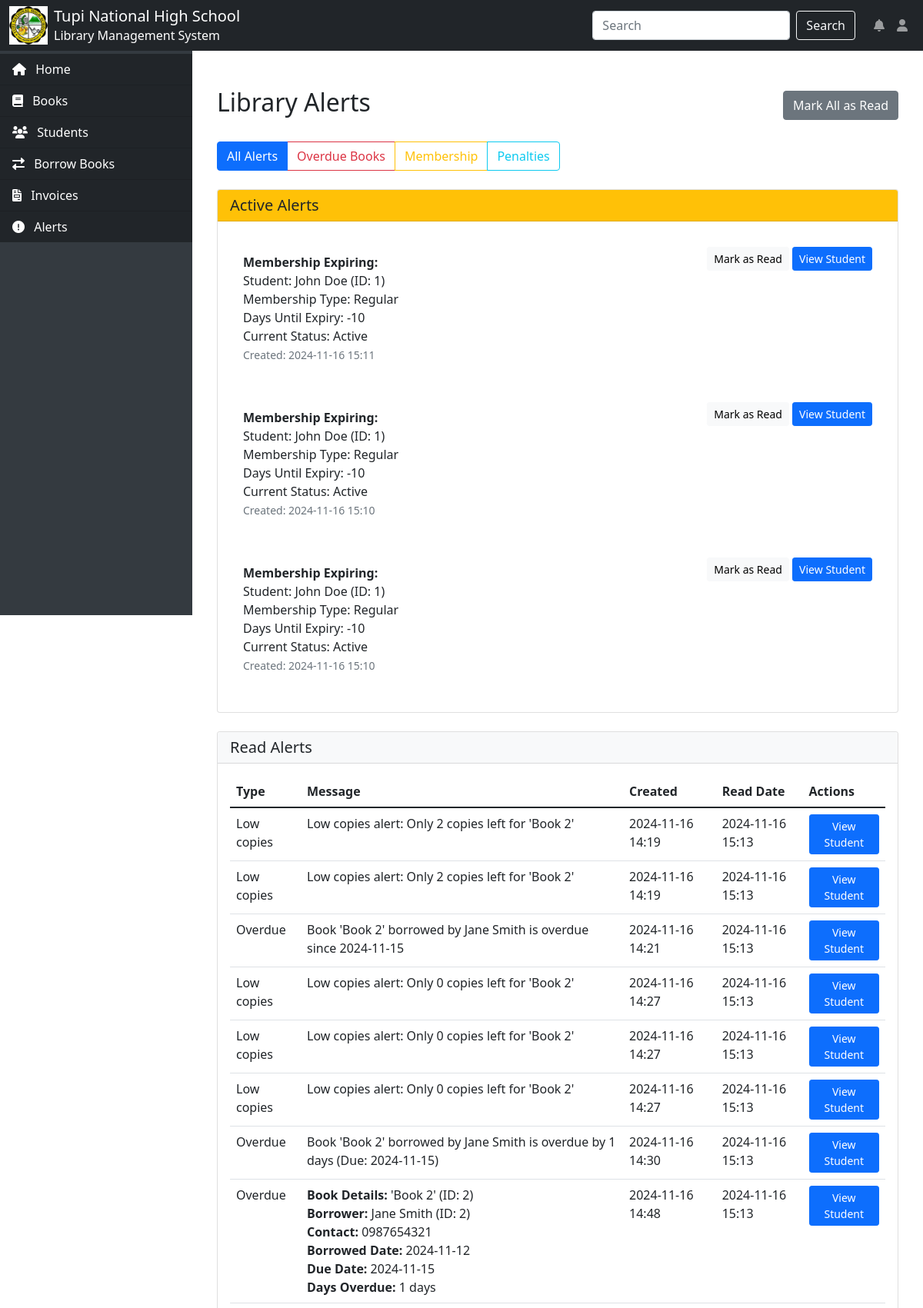
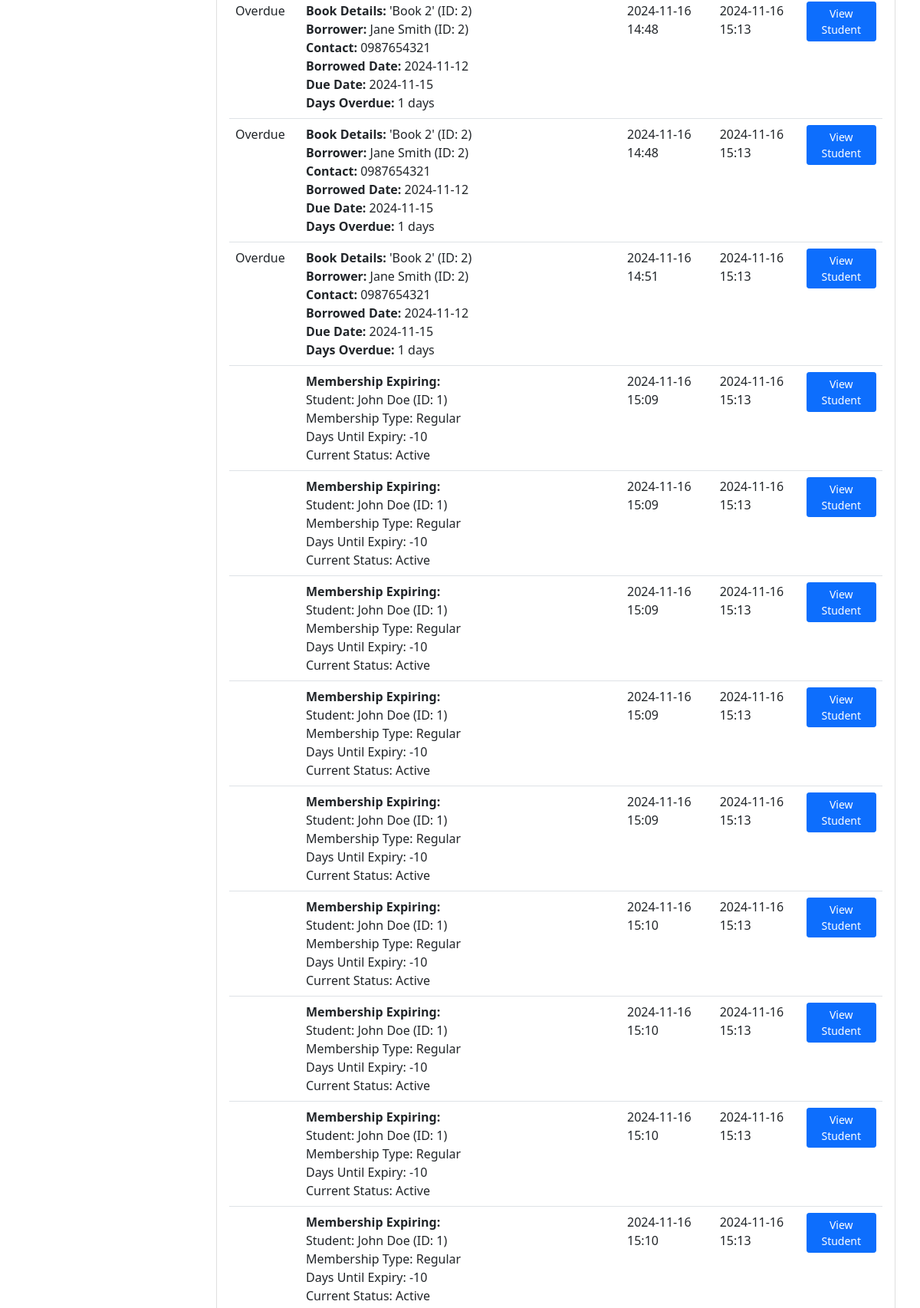
Screenshot of /alerts.php (upper part) with the database file from the repository (2 pictures, top to bottom).
### tables this page shows
CREATE TABLE `alerts` (
  `alert_id` int(11) NOT NULL,
  `alert_type` enum('overdue','due_soon','low_copies','system') NOT NULL,
  `message` text NOT NULL,
  `transaction_id` int(11) DEFAULT NULL,
  `reference_id` int(11) DEFAULT NULL,
  `status` enum('unread','read') DEFAULT 'unread',
  `priority` enum('high','medium','low') DEFAULT 'medium',
  `created_at` timestamp NOT NULL DEFAULT current_timestamp(),
  `borrower_id` int(11) DEFAULT NULL,
  `book_id` int(11) DEFAULT NULL,
  `updated_at` timestamp NOT NULL DEFAULT current_timestamp() ON UPDATE current_timestamp()
);

### alerts.php (the view, shortened to what this page needs)
<?php
include 'config.php';
include 'header.php';
?>
<div class="container mt-4">
    <div class="d-flex justify-content-between align-items-center mb-4">
        <h2>Library Alerts</h2>
        <div>
            <a href="?mark_all_read=1" class="btn btn-secondary">Mark All as Read</a>
        </div>
    </div>
    <div class="mb-4">
        <div class="btn-group">
            <button class="btn btn-outline-primary active" onclick="filterAlerts('all')">All Alerts</button>
            <button class="btn btn-outline-danger" onclick="filterAlerts('overdue')">Overdue Books</button>
            <button class="btn btn-outline-warning" onclick="filterAlerts('membership')">Membership</button>
            <button class="btn btn-outline-info" onclick="filterAlerts('penalties')">Penalties</button>
        </div>
    </div>
    <div class="card mb-4">
        <div class="card-header bg-warning">
            <h5 class="mb-0">Active Alerts</h5>
        </div>
        <div class="card-body">
            <?php
            $query = "SELECT
                        a.*,
                        s.first_name,
                        s.last_name,
                        s.contact_number,
                        s.membership_status,
                        s.membership_type,
                        s.membership_expiry,
                        b.title as book_title
                      FROM alerts a
                      LEFT JOIN students s ON a.borrower_id = s.student_id
                      LEFT JOIN books b ON a.book_id = b.book_id
                      WHERE a.status = 'unread'
                      ORDER BY a.priority DESC, a.created_at DESC";
            $result = mysqli_query($conn, $query);
            if (mysqli_num_rows($result) > 0) {
                while ($row = mysqli_fetch_assoc($result)) {
                    ?>
                    <div class="alert <?php echo $alert_class; ?> alert-item"
                         data-type="<?php echo $row['alert_type']; ?>"
                         id="alert-<?php echo $row['alert_id']; ?>">
                        <div class="d-flex justify-content-between">
                            <div>
                                <div class="alert-message">
                                    <?php echo $row['message']; ?>
                                </div>
                                <small class="text-muted">
                                    Created: <?php echo date('Y-m-d H:i', strtotime($row['created_at'])); ?>
                                </small>
                            </div>
                            <div>
                                <button onclick="markAsRead(<?php echo $row['alert_id']; ?>)"
                                        class="btn btn-sm btn-light">
                                    Mark as Read
                                </button>
                                <a href="students.php?id=<?php echo $row['borrower_id']; ?>"
                                   class="btn btn-sm btn-primary">
                                    View Student
                                </a>
                            </div>
                        </div>
                    </div>
                    <?php
                }
            } else {
                echo "<p class='text-center mb-0'>No active alerts</p>";
            }
            ?>
        </div>
    </div>
    <div class="card">
        <div class="card-header bg-light">
            <h5 class="mb-0">Read Alerts</h5>
        </div>
        <div class="card-body">
            <table class="table">
                <thead>
                    <tr>
                        <th>Type</th>
                        <th>Message</th>
                        <th>Created</th>
                        <th>Read Date</th>
                        <th>Actions</th>
                    </tr>
                </thead>
                <tbody id="read-alerts-table">
                    <?php
                    $read_query = "SELECT
                                    a.*,
                                    s.first_name,
                                    s.last_name
                                  FROM alerts a
                                  LEFT JOIN students s ON a.borrower_id = s.student_id
                                  WHERE a.status = 'read'
                                  ORDER BY a.updated_at DESC";
                    $read_result = mysqli_query($conn, $read_query);
                    while ($row = mysqli_fetch_assoc($read_result)) {
                        ?>
                        <tr>
                            <td><?php echo ucfirst(str_replace('_', ' ', $row['alert_type'])); ?></td>
                            <td><?php echo $row['message']; ?></td>
                            <td><?php echo date('Y-m-d H:i', strtotime($row['created_at'])); ?></td>
                            <td><?php echo date('Y-m-d H:i', strtotime($row['updated_at'])); ?></td>
                            <td>
                                <a href="students.php?id=<?php echo $row['borrower_id']; ?>"
                                   class="btn btn-sm btn-primary">
                                    View Student
                                </a>
                            </td>
                        </tr>
                        <?php
                    }
                    ?>
                </tbody>
            </table>
        </div>
    </div>
</div>
<?php
include 'footer.php';
?>

### rows the page displays
alerts: message "Membership Expiring: Student: John Doe (ID: 1) Membership Type: Regular Days Until Expiry: -10 Current Status: Active", created_at "2024-11-16 15:11"
alerts: message "Membership Expiring: Student: John Doe (ID: 1) Membership Type: Regular Days Until Expiry: -10 Current Status: Active", created_at "2024-11-16 15:10"
alerts: message "Membership Expiring: Student: John Doe (ID: 1) Membership Type: Regular Days Until Expiry: -10 Current Status: Active", created_at "2024-11-16 15:10"
alerts: alert_type "Low copies", message "Low copies alert: Only 2 copies left for 'Book 2'", created_at "2024-11-16 14:19", updated_at "2024-11-16 15:13"
alerts: alert_type "Low copies", message "Low copies alert: Only 2 copies left for 'Book 2'", created_at "2024-11-16 14:19", updated_at "2024-11-16 15:13"
alerts: alert_type "Overdue", message "Book 'Book 2' borrowed by Jane Smith is overdue since 2024-11-15", created_at "2024-11-16 14:21", updated_at "2024-11-16 15:13"
alerts: alert_type "Low copies", message "Low copies alert: Only 0 copies left for 'Book 2'", created_at "2024-11-16 14:27", updated_at "2024-11-16 15:13"
alerts: alert_type "Low copies", message "Low copies alert: Only 0 copies left for 'Book 2'", created_at "2024-11-16 14:27", updated_at "2024-11-16 15:13"
alerts: alert_type "Low copies", message "Low copies alert: Only 0 copies left for 'Book 2'", created_at "2024-11-16 14:27", updated_at "2024-11-16 15:13"
alerts: alert_type "Overdue", message "Book 'Book 2' borrowed by Jane Smith is overdue by 1 days (Due: 2024-11-15)", created_at "2024-11-16 14:30", updated_at "2024-11-16 15:13"
alerts: alert_type "Overdue", message "Book Details: 'Book 2' (ID: 2) Borrower: Jane Smith (ID: 2) Contact: 0987654321 Borrowed Date: 2024-11-12 Due Date: 2024-11-15 Days Overdue: 1 days", created_at "2024-11-16 14:48", updated_at "2024-11-16 15:13"
alerts: alert_type "Overdue", message "Book Details: 'Book 2' (ID: 2) Borrower: Jane Smith (ID: 2) Contact: 0987654321 Borrowed Date: 2024-11-12 Due Date: 2024-11-15 Days Overdue: 1 days", created_at "2024-11-16 14:48", updated_at "2024-11-16 15:13"
alerts: alert_type "Overdue", message "Book Details: 'Book 2' (ID: 2) Borrower: Jane Smith (ID: 2) Contact: 0987654321 Borrowed Date: 2024-11-12 Due Date: 2024-11-15 Days Overdue: 1 days", created_at "2024-11-16 14:48", updated_at "2024-11-16 15:13"
alerts: alert_type "Overdue", message "Book Details: 'Book 2' (ID: 2) Borrower: Jane Smith (ID: 2) Contact: 0987654321 Borrowed Date: 2024-11-12 Due Date: 2024-11-15 Days Overdue: 1 days", created_at "2024-11-16 14:51", updated_at "2024-11-16 15:13"
alerts: message "Membership Expiring: Student: John Doe (ID: 1) Membership Type: Regular Days Until Expiry: -10 Current Status: Active", created_at "2024-11-16 15:09", updated_at "2024-11-16 15:13"
alerts: message "Membership Expiring: Student: John Doe (ID: 1) Membership Type: Regular Days Until Expiry: -10 Current Status: Active", created_at "2024-11-16 15:09", updated_at "2024-11-16 15:13"
alerts: message "Membership Expiring: Student: John Doe (ID: 1) Membership Type: Regular Days Until Expiry: -10 Current Status: Active", created_at "2024-11-16 15:09", updated_at "2024-11-16 15:13"
alerts: message "Membership Expiring: Student: John Doe (ID: 1) Membership Type: Regular Days Until Expiry: -10 Current Status: Active", created_at "2024-11-16 15:09", updated_at "2024-11-16 15:13"
alerts: message "Membership Expiring: Student: John Doe (ID: 1) Membership Type: Regular Days Until Expiry: -10 Current Status: Active", created_at "2024-11-16 15:09", updated_at "2024-11-16 15:13"
alerts: message "Membership Expiring: Student: John Doe (ID: 1) Membership Type: Regular Days Until Expiry: -10 Current Status: Active", created_at "2024-11-16 15:10", updated_at "2024-11-16 15:13"
alerts: message "Membership Expiring: Student: John Doe (ID: 1) Membership Type: Regular Days Until Expiry: -10 Current Status: Active", created_at "2024-11-16 15:10", updated_at "2024-11-16 15:13"
alerts: message "Membership Expiring: Student: John Doe (ID: 1) Membership Type: Regular Days Until Expiry: -10 Current Status: Active", created_at "2024-11-16 15:10", updated_at "2024-11-16 15:13"
alerts: message "Membership Expiring: Student: John Doe (ID: 1) Membership Type: Regular Days Until Expiry: -10 Current Status: Active", created_at "2024-11-16 15:10", updated_at "2024-11-16 15:13"
